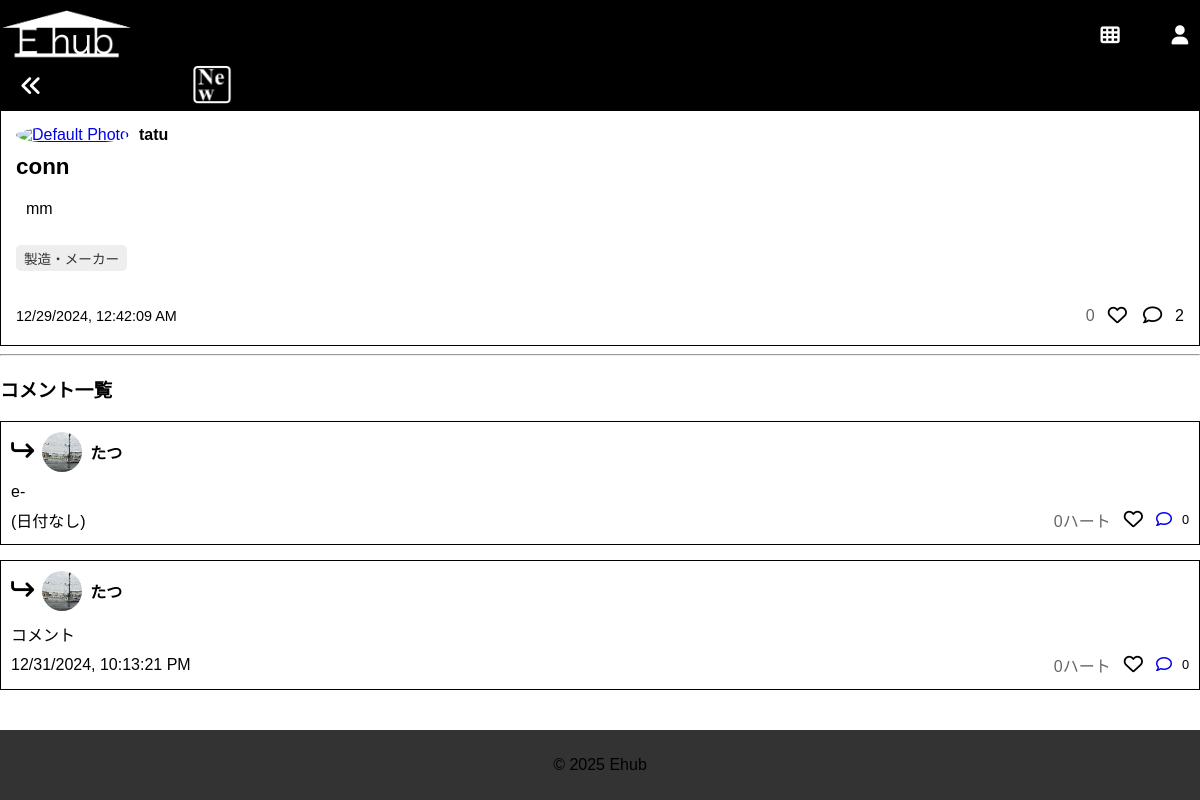
The app's page /idea/15 with its own data.
### models.py (models this page shows, shortened)
class User(UserMixin, db.Model):
    __tablename__ = 'user'  # 明示的にテーブル名を指定
    id = db.Column(db.Integer, primary_key=True)
    username = db.Column(db.String(64), nullable=False, unique=True)
    password_hash = db.Column(db.String(128), nullable=False)
    name = db.Column(db.String(100))
    birthdate = db.Column(db.Date)
    email = db.Column(db.String(120))
    topphoto = db.Column(db.String(255))  # 例: "user_1_topphoto.png"
    interests = db.relationship(
        'Category',
        secondary=user_interests,
        backref='users',
        lazy='dynamic'
    )
    ideas = db.relationship('Idea', backref='author', lazy='dynamic')
    notifications = db.relationship(
        'Notification',
        foreign_keys='Notification.user_id',
        backref='recipient',
        lazy='dynamic'
    )
    followers = db.relationship(
        'User',
        secondary=user_follows,
        primaryjoin=(user_follows.c.followed_id == id),
        secondaryjoin=(user_follows.c.follower_id == id),
        backref=db.backref('following', lazy='dynamic'),
        lazy='dynamic'
    )

class Idea(db.Model):
    id = db.Column(db.Integer, primary_key=True)
    title = db.Column(db.String(128), nullable=False)
    description = db.Column(db.Text, nullable=False)
    created_at = db.Column(db.DateTime, default=datetime.utcnow)
    author_id = db.Column(db.Integer, db.ForeignKey('user.id'), nullable=True)
    categories = db.relationship(
        'Category',
        secondary=idea_categories,
        backref='ideas',
        lazy='dynamic'
    )
    comments = db.relationship('Comment', backref='idea', lazy='dynamic')
    followers = db.relationship(
        'User',
        secondary='idea_followers',
        backref='followed_ideas'
    )
    flowers = db.relationship(
        'User',
        secondary=idea_flowers,
        backref='flowered_ideas'
    )

class Category(db.Model):
    id = db.Column(db.Integer, primary_key=True)
    name = db.Column(db.String(64), nullable=False, unique=True)

class Comment(db.Model):
    id = db.Column(db.Integer, primary_key=True)
    content = db.Column(db.Text, nullable=False)
    idea_id = db.Column(db.Integer, db.ForeignKey('idea.id'))
    user_id = db.Column(db.Integer, db.ForeignKey('user.id'), nullable=True)
    user = db.relationship('User')
    created_at = db.Column(db.DateTime, default=datetime.utcnow, nullable=True)
    flowers = db.relationship(
        'User',
        secondary=comment_flowers,
        backref='flowered_comments',
        lazy='dynamic'
    )
    parent_id = db.Column(db.Integer, db.ForeignKey('comment.id', name='fk_comment_parent_id'), nullable=True)
    replies = db.relationship(
        'Comment',
        backref=db.backref('parent', remote_side=[id]),
        lazy='dynamic'
    )

### app.py (the view, shortened to what this page needs)
@app.route('/idea/<int:idea_id>', methods=['GET', 'POST'])
def idea_detail(idea_id):
    idea = Idea.query.get_or_404(idea_id)
    form = CommentForm()
    comments = sorted(idea.comments.all(), key=lambda c: c.created_at or datetime.min)
    return render_template('idea.html', idea=idea, form=form, comments=comments)

### templates/idea.html (shortened to what this page needs)
{% extends "base.html" %}
{% block content %}
<div class="idea-detail-container">
  <div class="idea-author-info">
    <div class="idea-author-photo">
      <a href="{{ url_for('user_info', user_id=idea.author_id) }}">
        {% if idea.author and idea.author.topphoto %}
          <img
            src="{{ url_for('static', filename='uploads/' ~ idea.author.topphoto) }}"
            alt="Profile Photo"
            class="photo-thumb"
          >
        {% else %}
          <img
            src="{{ url_for('static', filename='images/default_user.png') }}"
            alt="Default Photo"
            class="photo-thumb"
          >
        {% endif %}
      </a>
    </div>
    <div class="idea-author-name">
      {% if idea.author %}
        {{ idea.author.username }}
      {% else %}
        不明
      {% endif %}
    </div>
  </div>
  <h2 class="idea-title">{{ idea.title }}</h2>
  <div class="idea-description" style="white-space: normal;">
    {% set lines = idea.description.replace('\r\n', '\n').split('\n') %}
    {% for line in lines %}
      {% set clean_line = line|replace('\u3000', '')|replace('\u00a0', '')|trim %}
      {% if clean_line %}
        {{ clean_line }}{% if not loop.last %}<br>{% endif %}
      {% endif %}
    {% endfor %}
  </div>
  <div class="idea-card-categories">
    {% for cat in idea.categories %}
      <div class="category-item">{{ cat.name }}</div>
    {% endfor %}
  </div>
  <div class="idea-meta">
    <p class="idea-category">
    </p>
    <div class="idea-date-heart" style="display: flex; align-items: center;">
      <span class="idea-date">
        <span class="local-date" data-utc="{{ idea.created_at.isoformat() }}Z"></span>
      </span>
      <div style="margin-left: auto; display: flex; align-items: center; gap: 10px;">
        <span class="heart-count" id="heart-count-{{ idea.id }}">
          {{ idea.flowers|length }}
        </span>
        <span class="heart-icon" onclick="toggleHeart(event, '{{ idea.id }}')" id="heart-icon-{{ idea.id }}">
          {% if current_user.is_authenticated and current_user in idea.flowers %}
            <i class="fa-solid fa-heart" style="color: #ff40ff;"></i>
          {% else %}
            <i class="fa-regular fa-heart"></i>
          {% endif %}
        </span>
        <span class="comment-icon" onclick="openCommentModal(event)" style="cursor: pointer;">
          <i class="fa-regular fa-comment"></i>
        </span>
        <span class="comment-count" id="comment-count-{{ idea.id }}">
          {{ idea.comments.count() }}
        </span>
      </div>
    </div>
  </div>
</div>
<hr>
<h3>コメント一覧</h3>
<div class="comments-container">
  {% for comment in comments%}
    <div class="comment-card">
      <div class="comment-header">
        <span class="comment-icon">
          <i class="fa-solid fa-arrow-turn-up rotated-icon"></i>
        </span>
        <img
          class="comment-author-photo"
          src="{% if comment.user and comment.user.topphoto %}
                {{ url_for('static', filename='uploads/' ~ comment.user.topphoto) }}
              {% else %}
                {{ url_for('static', filename='images/default_user.png') }}
              {% endif %}"
          alt="User Photo"
        >
        <span class="comment-username">
          {% if comment.user %}
            {{ comment.user.username }}
          {% else %}
            匿名
          {% endif %}
        </span>
      </div>
      <div class="comment-text" style="white-space: normal;">
        {% set lines = comment.content.replace('\r\n', '\n').split('\n') %}
        {% for line in lines if line|trim != '' %}
          {{ line|replace('\u3000', '')|replace('\u00a0', '')|trim }}{% if not loop.last %}<br>{% endif %}
        {% endfor %}
      </div>
      <div class="comment-footer">
        <span class="comment-date">
          {% if comment.created_at %}
            <span class="local-date" data-utc="{{ comment.created_at.isoformat() }}Z"></span>
          {% else %}
            (日付なし)
          {% endif %}
        </span>
        <span class="heart-count" id="comment-heart-count-{{ comment.id }}">
          {{ comment.flowers.count() }}ハート
        </span>
        {% if current_user.id != comment.user_id %}
          <span class="heart-icon" onclick="toggleCommentHeart(event, '{{ comment.id }}')" id="comment-heart-icon-{{ comment.id }}">
            {% if current_user.is_authenticated and current_user in comment.flowers %}
              <i class="fa-solid fa-heart" style="color: #ff40ff;"></i>
            {% else %}
              <i class="fa-regular fa-heart"></i>
            {% endif %}
          </span>
        {% else %}
          <span class="heart-icon disabled">
            <i class="fa-regular fa-heart"></i>
          </span>
        {% endif %}
        <a href="{{ url_for('view_parent_comment', idea_id=idea.id, comment_id=comment.id) }}" class="comment-reply-icon" style="cursor: pointer;">
          <i class="fa-regular fa-comment"></i>
        </a>
        <span class="reply-count" id="reply-count-{{ comment.id }}">
          {% if comment.replies %}{{ comment.replies.count() }}{% else %}0{% endif %}
        </span>
      </div>
    </div>
  {% endfor %}
</div>
{% endblock %}

### static/style.css (style rules this page uses)
body { font-family: Arial, sans-serif; margin: 0; padding: 0; background-color: #fff; color: #000; }
html, body { margin: 0; padding: 0; box-sizing: border-box; }
.idea-date { font-size: 0.9em; color: gray; }
.photo-thumb { width: 40px; height: 40px; object-fit: cover; border-radius: 50%; }
.idea-detail-container { border: 1px solid #000; border-radius: 0px; padding: 15px; margin-bottom: 20px; text-align: left; background-color: #fff; max-width: 1200px; margin: 0 auto; box-sizing: border-box; }
.idea-author-info { display: flex; align-items: center; gap: 10px; margin-bottom: 10px; }
.idea-author-photo .photo-thumb { width: 50px; height: 50px; object-fit: cover; border-radius: 50%; }
.idea-author-name { font-weight: bold; font-size: 1.0em; }
.idea-detail-container .idea-title { margin-top: 0; font-size: 1.4em; margin-bottom: 8px; color: #000; }
.idea-detail-container .idea-description { padding: 10px; background: #fff; border-radius: 5px; white-space: pre-wrap; margin-bottom: 15px; line-height: 1.4; color: #000; }
.idea-card-categories { display: flex; gap: 8px; flex-wrap: wrap; margin-bottom: 10px; }
.category-item { background-color: #eee; padding: 3px 8px; border-radius: 5px; color: #333; font-size: 0.85em; white-space: nowrap; }
.idea-detail-container .idea-meta { margin-top: 5px; }
.idea-detail-container .idea-category { margin: 0; font-size: 0.9em; color: #fff; }
.idea-detail-container .idea-date-heart { display: flex; align-items: center; gap: 10px; }
.idea-detail-container .idea-date { font-size: 0.9em; color: #000; }
.heart-icon { font-size: 1.2em; cursor: pointer; transition: all 0.2s ease; display: inline-block; padding: 3px; color: #000 !important; border: none; }
.heart-count { color: #666; transition: color 0.2s ease; }
.comment-icon { font-size: 1.2em; cursor: pointer; transition: all 0.2s ease; display: inline-block; padding: 3px; color: #000; }
.comments-container { display: flex; flex-direction: column; gap: 0px; color: #000; }
.comment-card { border: 1px solid #000 !important; border-radius: 0px; padding: 10px; background-color: #fff; }
.comment-header { display: flex; align-items: center; gap: 8px; border-bottom: 1px solid #fff; padding-bottom: 5px; margin-bottom: 5px; }
.rotated-icon { transform: rotate(90deg); font-size: 1.2em; color: #000; }
.comment-author-photo { width: 40px; height: 40px; border-radius: 50%; object-fit: cover; }
.comment-username { font-weight: bold; font-size: 1em; }
.comment-text { margin-bottom: 5px; text-align: left; }
.comment-footer { display: flex; align-items: center; gap: 10px; }
.comment-footer .heart-count { margin-left: auto; }
.comment-footer .heart-icon { font-size: 1.2em; cursor: pointer; transition: all 0.2s ease; display: inline-block; padding: 3px; color: #000; border: none; }
.comment-footer .reply-count { font-size: 0.8em; color: #000; }
.comment-card { border: 1px solid #333; border-radius: 0px; padding: 10px; background-color: #fff; margin-bottom: 15px; box-sizing: border-box; }
body { font-family: Arial, sans-serif; margin: 0; padding: 0; }

### templates/base.html (style rules this page uses)
body { margin: 0; padding: 0; font-family: Arial, sans-serif; }

### records on screen
User: author.username "tatu"
Idea: title "conn", description "mm"
Category: name "製造・メーカー"
Comment: topphoto (picture), user.username "たつ", content "e-", shows "(日付なし)", flowers.count "0", replies.count "0"
Comment: topphoto (picture), user.username "たつ", content "コメント", flowers.count "0", replies.count "0"

### other values on screen
{{ idea.flowers|length }} "0"
{{ idea.comments.count() }} "2"
